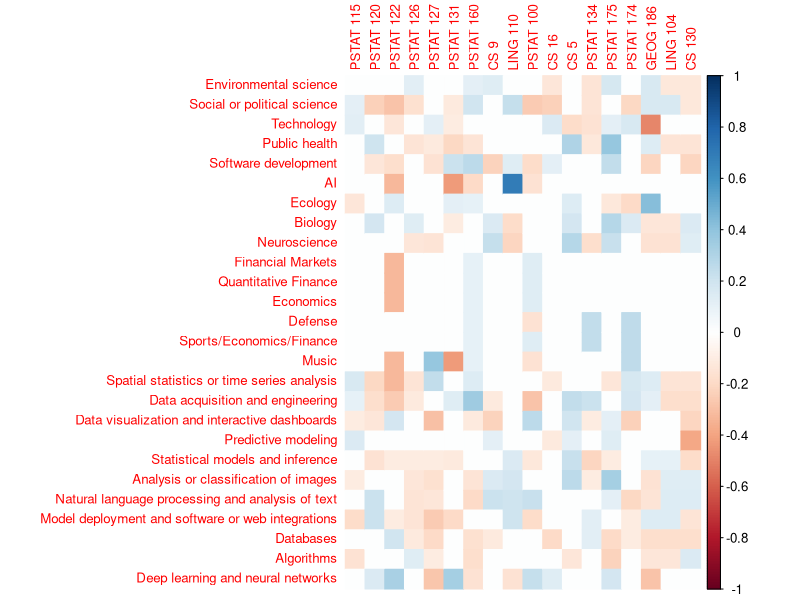
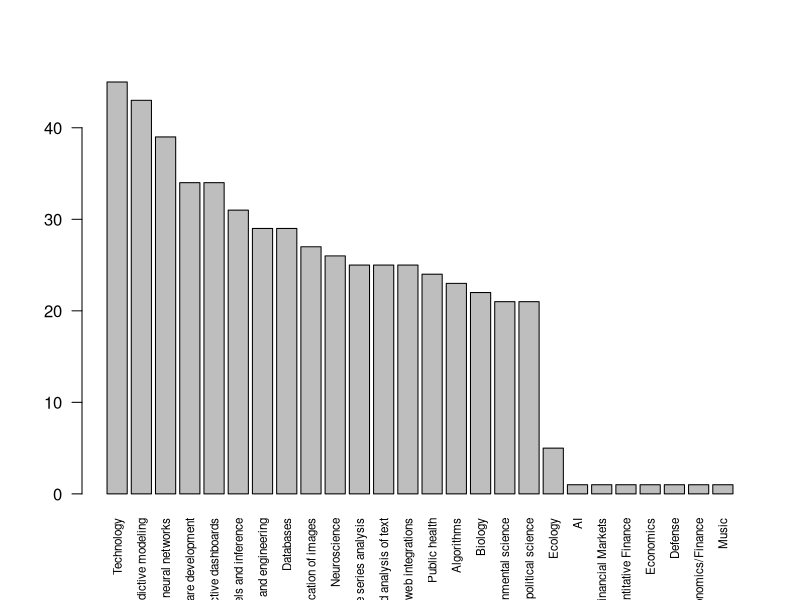
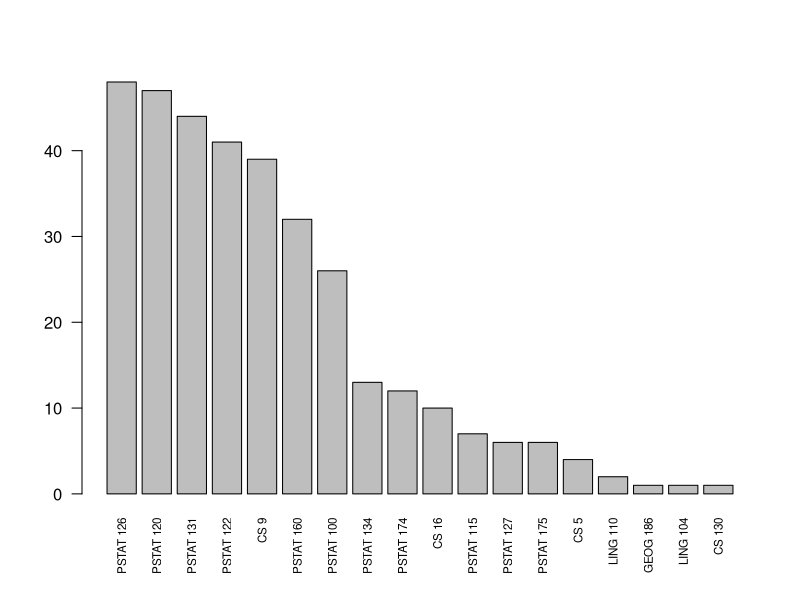
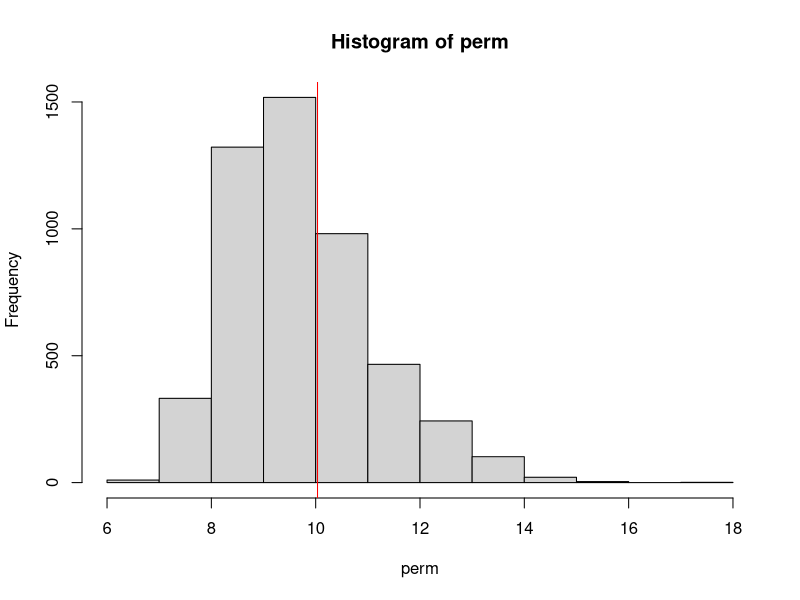

Generate these figures, in order, with R:
# Download libraries
library(readr)
library(dplyr)
library(ggplot2)
library(corrplot)

# Read and view dataset
processed <- read_csv("data/background_interest_processed.csv")

head(processed)
dim(processed)
glimpse(processed)

# Take columns
proj_interest <- processed[, 31:56]
glimpse(proj_interest)

classes_taken <- processed[, 13:30]
glimpse(classes_taken)

# Correlation heat map
cross <- cor(proj_interest, classes_taken, use = "pairwise.complete.obs")
dim(cross)

# Plot it
cross_f <- cross
cross_f[abs(cross_f) < 0.1] <- 0     # adjust the threshold
corrplot(cross_f, method = "color", is.corr = TRUE, number.cex = 0.6, tl.cex = 0.8)

# Barplots of number of each project interested in or class taken
barplot(sort(colSums(proj_interest), decreasing = TRUE), las = 2, cex.names = 0.7)
barplot(sort(colSums(classes_taken), decreasing = TRUE), las = 2, cex.names = 0.7)

table(rowSums(proj_interest))
table(rowSums(classes_taken))

# stats test
cross <- cor(proj_interest, classes_taken, use = "pairwise.complete.obs")
obs <- sum(cross^2, na.rm = TRUE)

set.seed(1)
B <- 5000
perm <- replicate(B, {
  shuf <- classes_taken[sample(nrow(classes_taken)), ]
  sum(cor(proj_interest, shuf, use = "pairwise.complete.obs")^2, na.rm = TRUE)
})

(sum(perm >= obs) + 1) / (B + 1)   # p-value
hist(perm); abline(v = obs, col = "red")

# p-value: 0.3537293 
